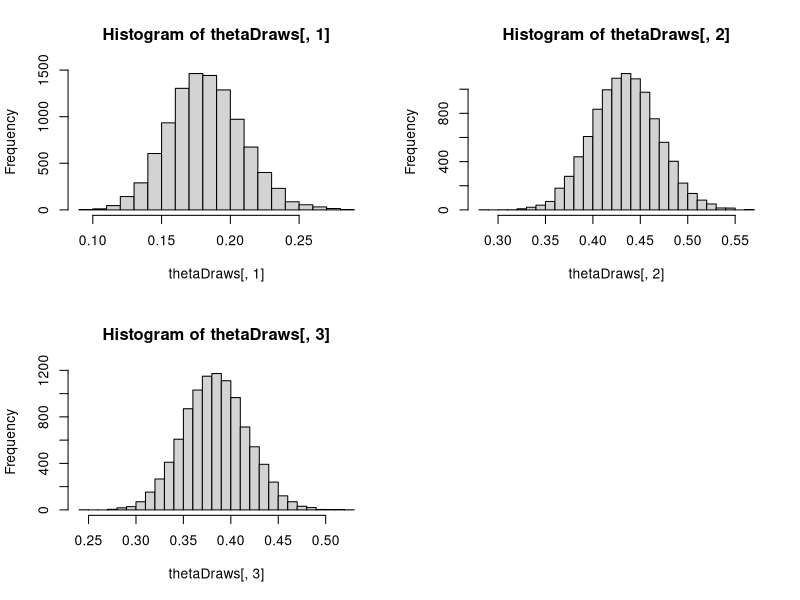

Source code (R):
#################################################################################################
#################  Example of conjugate prior inference of the multinomial model ################ 
#################################################################################################

####### Defining a function that simulates from a Dirichlet distribution
SimDirichlet <- function(nIter,param){
  nCat <- length(param)
  thetaDraws <- matrix(0,nIter,nCat) # Matrix where the posterior draws are stored
  for (j in 1:nCat){
    thetaDraws[,j] <- rgamma(nIter,param[j],1)
  }
  for (i in 1:nIter){
    thetaDraws[i,] = thetaDraws[i,]/sum(thetaDraws[i,]) # Diving every column of ThetaDraws by the sum of the elements in that column.
  }
  return(thetaDraws)
}

###########   Setting up data and prior  #################
y <- c(36,87,77) # Data
alpha <- c(1,1,1) # Dirichlet prior hyperparameters
nIter <- 10000 # Number of posterior draws

###########   Posterior sampling from Dirichlet  #################
thetaDraws <- SimDirichlet(nIter,y + alpha)

################ Computing Summary statistics from the posterior sample ###################
mean(thetaDraws[,1])
mean(thetaDraws[,2])
mean(thetaDraws[,3])

sqrt(var(thetaDraws[,1]))
sqrt(var(thetaDraws[,2]))
sqrt(var(thetaDraws[,3]))

sum(thetaDraws[,2]>thetaDraws[,3])/nIter # p(theta2>theta3|Data)

# Plots histograms of the posterior draws
plot.new() # Opens a new graphical window
par(mfrow = c(2,2)) # Splits the graphical window in four parts (2-by-2 structure)
hist(thetaDraws[,1],25) # Plots the histogram of theta[,1] in the upper left subgraph
hist(thetaDraws[,2],25)
hist(thetaDraws[,3],25)